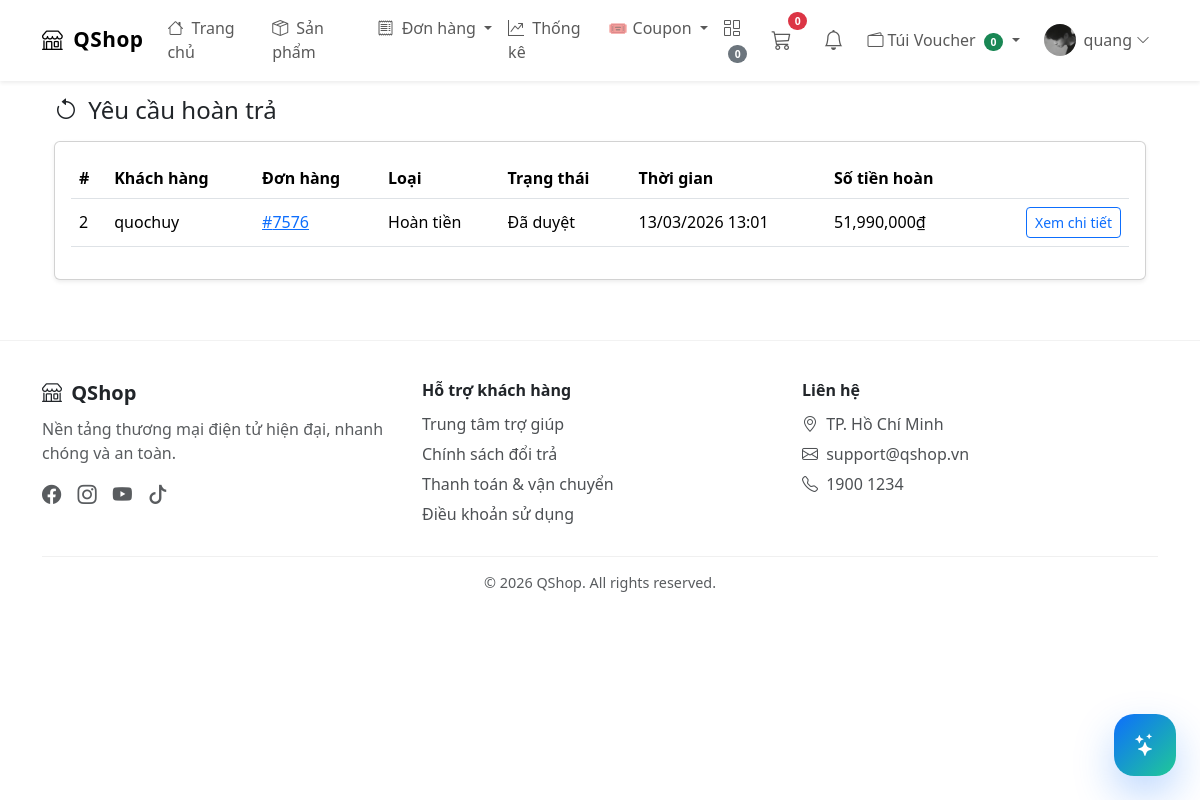
/shops/refund-requests/ (signed in), run on an earlier commit of the app's database.
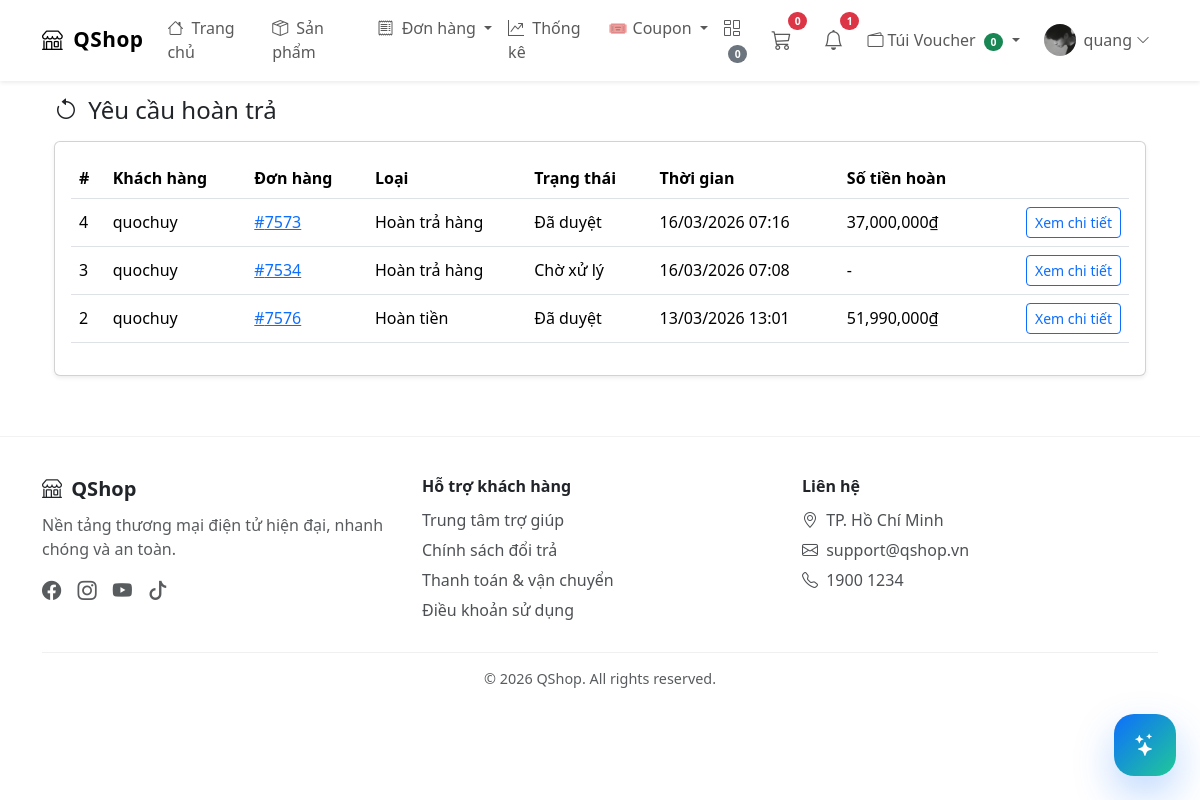
And on a later commit of the database.
### users/models.py (models this page shows, shortened)
class Profile(models.Model):
    user = models.OneToOneField(settings.AUTH_USER_MODEL , on_delete=models.CASCADE)
    photo = models.ImageField(upload_to='users/%Y/%m/%d/', blank=True)
    phone = models.CharField(max_length=20, blank=True)
    address = models.TextField(blank=True)
    latitude = models.FloatField(null=True, blank=True)
    longitude = models.FloatField(null=True, blank=True)
    points = models.IntegerField(default=0)
    lifetime_points = models.IntegerField(default=0)
    minigame_plays = models.IntegerField(default=0)
    standard_voucher_pity = models.PositiveSmallIntegerField(default=0)
    premium_voucher_pity = models.PositiveSmallIntegerField(default=0)
    refund_wallet_balance = models.PositiveIntegerField(default=0)
    RANK_NEWBIE = "Newbie"
    RANK_EXPLORER = "Explorer"
    RANK_SHOPPER = "Shopper"
    RANK_REGULAR = "Regular"
    RANK_PREMIUM = "Premium"
    RANK_GOLD = "Gold Buyer"
    RANK_PLATINUM = "Platinum Buyer"
    RANK_DIAMOND = "Diamond Buyer"
    RANK_ELITE = "Elite Buyer"
    RANK_LEGEND = "Legend Buyer"
    RANK_CHOICES = (
        (RANK_NEWBIE, "Newbie"),
        (RANK_EXPLORER, "Explorer"),
        (RANK_SHOPPER, "Shopper"),
        (RANK_REGULAR, "Regular"),
        (RANK_PREMIUM, "Premium"),
        (RANK_GOLD, "Gold Buyer"),
        (RANK_PLATINUM, "Platinum Buyer"),
        (RANK_DIAMOND, "Diamond Buyer"),
        (RANK_ELITE, "Elite Buyer"),
        (RANK_LEGEND, "Legend Buyer"),
    )
    rank = models.CharField(
        max_length=30,
        choices=RANK_CHOICES,
        default=RANK_NEWBIE
    )

### shops/models.py (models this page shows, shortened)
class AfterSalesRequest(models.Model):
    TYPE_EXCHANGE = "EXCHANGE"
    TYPE_RETURN = "RETURN"
    TYPE_REFUND = "REFUND"
    TYPE_CHOICES = (
        (TYPE_EXCHANGE, "Đổi hàng"),
        (TYPE_RETURN, "Hoàn trả hàng"),
        (TYPE_REFUND, "Hoàn tiền"),
    )
    STATUS_PENDING = "PENDING"
    STATUS_APPROVED = "APPROVED"
    STATUS_REJECTED = "REJECTED"
    STATUS_COMPLETED = "COMPLETED"
    STATUS_CHOICES = (
        (STATUS_PENDING, "Chờ xử lý"),
        (STATUS_APPROVED, "Đã duyệt"),
        (STATUS_REJECTED, "Từ chối"),
        (STATUS_COMPLETED, "Hoàn tất"),
    )
    order = models.ForeignKey(Order, on_delete=models.CASCADE, related_name="after_sales_requests")
    request_type = models.CharField(max_length=20, choices=TYPE_CHOICES)
    status = models.CharField(max_length=20, choices=STATUS_CHOICES, default=STATUS_PENDING)
    reason = models.TextField()
    requested_by = models.ForeignKey(
        settings.AUTH_USER_MODEL,
        on_delete=models.SET_NULL,
        null=True,
        blank=True,
        related_name="after_sales_requests",
    )
    contact_name = models.CharField(max_length=150, blank=True)
    contact_email = models.EmailField(blank=True)
    contact_phone = models.CharField(max_length=20, blank=True)
    resolution_note = models.TextField(blank=True)
    refund_amount = models.IntegerField(default=0)
    processed_by = models.ForeignKey(
        settings.AUTH_USER_MODEL,
        on_delete=models.SET_NULL,
        null=True,
        blank=True,
        related_name="processed_after_sales_requests",
    )
    processed_at = models.DateTimeField(null=True, blank=True)
    created_at = models.DateTimeField(auto_now_add=True)
    updated_at = models.DateTimeField(auto_now=True)
    class Meta:
        ordering = ("-created_at",)
        indexes = [
            models.Index(fields=["status", "-created_at"]),
            models.Index(fields=["request_type", "-created_at"]),
            models.Index(fields=["order", "-created_at"]),
        ]

class Order(models.Model):
    STATUS_PENDING = "Pending"
    STATUS_PROCESSING = "Processing"
    STATUS_SHIPPED = "Shipped"
    STATUS_DELIVERED = "Delivered"
    STATUS_CANCELLED = "Cancelled"
    STATUS_RETURN_REQUESTED = "ReturnRequested"
    STATUS_RETURNED = "Returned"
    STATUS_CHOICES = (
        (STATUS_PENDING, "Pending"),
        (STATUS_PROCESSING, "Processing"),
        (STATUS_SHIPPED, "Shipped"),
        (STATUS_DELIVERED, "Delivered"),
        (STATUS_CANCELLED, "Cancelled"),
        (STATUS_RETURN_REQUESTED, "Yêu cầu hoàn trả"),
        (STATUS_RETURNED, "Đã hoàn trả"),
    )
    user = models.ForeignKey(settings.AUTH_USER_MODEL, on_delete=models.CASCADE, related_name='orders', null=True, blank=True)
    guest_name = models.CharField(max_length=150, blank=True)
    guest_email = models.EmailField(blank=True)
    address = models.CharField(max_length=255)
    phone = models.CharField(max_length=20)
    total_price = models.IntegerField()
    created_at = models.DateTimeField(default=timezone.now)
    updated_at = models.DateTimeField(auto_now=True)
    paid = models.BooleanField(default=False)
    status = models.CharField(max_length=20, choices=STATUS_CHOICES, default=STATUS_PENDING)
    shipping_method = models.CharField(max_length=50, default='Standard')
    shipping_cost = models.IntegerField(default=0)
    coupon = models.ForeignKey('Coupon', on_delete=models.SET_NULL, null=True, blank=True)
    discount = models.IntegerField(default=0)
    qr_token = models.UUIDField(
        default=uuid.uuid4,
        unique=True,
        editable=False
    )
    tracking_code = models.CharField(
        max_length=20,
        default='',
        blank=True
    )
    cancel_reason = models.TextField(blank=True)
    PAYMENT_CHOICES = (
        ('COD', 'Thanh toán khi nhận hàng'),
        ('BANK', 'Chuyển khoản ngân hàng'),
        ('WALLET', 'Thanh toán bằng ví hoàn trả'),
        ('MOMO', 'Chuyển khoản ví điện tử MoMo'),
        ('VNPAY', 'Chuyển khoản ví điện tử VNPAY'),
    )
    payment_method = models.CharField(
        max_length=10,
        choices=PAYMENT_CHOICES,
        default='COD'
    )
    rank_discount = models.IntegerField(default=0)
    class Meta:
        ordering = ('-created_at',)
        indexes = [
            models.Index(fields=["status", "-created_at"]),
            models.Index(fields=["user", "-created_at"]),
            models.Index(fields=["paid", "status"]),
            models.Index(fields=["user", "status", "-created_at"]),
        ]

### shops/views.py (the view)
# urls.py: path('refund-requests/', views.refund_request_list, name='refund_request_list'),
@login_required
def refund_request_list(request):
    qs = (
        AfterSalesRequest.objects.select_related("order", "order__user")
        .prefetch_related("images")
        .filter(request_type__in=[AfterSalesRequest.TYPE_RETURN, AfterSalesRequest.TYPE_REFUND])
        .order_by("-created_at")
    )
    is_admin = request.user.is_staff or request.user.is_superuser
    if not is_admin:
        qs = qs.filter(order__user=request.user)
    return render(
        request,
        "shops/refund_request_list.html",
        {
            "requests": qs,
            "is_admin": is_admin,
        },
    )

### shops/templates/shops/refund_request_list.html (shortened to what this page needs)
{% extends "shops/base.html" %}
{% load humanize %}
{% block content %}
<div class="container mt-4 mb-5">
  <div class="d-flex justify-content-between align-items-center mb-3">
    <h4 class="mb-0">
      <i class="bi bi-arrow-counterclockwise me-1"></i>
      Yêu cầu hoàn trả
    </h4>
  </div>
  <div class="card shadow-sm">
    <div class="card-body">
      {% if requests %}
      <div class="table-responsive">
        <table class="table align-middle">
          <thead>
            <tr>
              <th>#</th>
              {% if is_admin %}
              <th>Khách hàng</th>
              {% endif %}
              <th>Đơn hàng</th>
              <th>Loại</th>
              <th>Trạng thái</th>
              <th>Thời gian</th>
              <th>Số tiền hoàn</th>
              <th></th>
            </tr>
          </thead>
          <tbody>
            {% for req in requests %}
            <tr>
              <td>{{ req.id }}</td>
              {% if is_admin %}
              <td>
                {% if req.order.user %}
                {{ req.order.user.username }}
                {% else %}
                Khách vãng lai
                {% endif %}
              </td>
              {% endif %}
              <td>
                <a href="{% url 'shops:order_detail' req.order.id %}">
                  #{{ req.order.id }}
                </a>
              </td>
              <td>{{ req.get_request_type_display }}</td>
              <td>{{ req.get_status_display }}</td>
              <td>{{ req.created_at|date:"d/m/Y H:i" }}</td>
              <td>
                {% if req.refund_amount > 0 %}
                {{ req.refund_amount|intcomma }}₫
                {% else %}
                -
                {% endif %}
              </td>
              <td class="text-end">
                <a
                  href="{% url 'shops:order_detail' req.order.id %}"
                  class="btn btn-sm btn-outline-primary"
                >
                  Xem chi tiết
                </a>
              </td>
            </tr>
            {% endfor %}
          </tbody>
        </table>
      </div>
      {% else %}
      <div class="text-muted small">
        Chưa có yêu cầu hoàn trả nào.
      </div>
      {% endif %}
    </div>
  </div>
</div>
{% endblock %}

### shops/templates/shops/base.html (shortened to what this page needs)
<!doctype html>
{% load static %}
<html lang="vi">
  <head>
    <link
      href="https://cdn.jsdelivr.net/npm/bootstrap@5.3.8/dist/css/bootstrap.min.css"
      rel="stylesheet"
    />
    <link
      rel="stylesheet"
      href="https://cdn.jsdelivr.net/npm/bootstrap-icons@1.11.1/font/bootstrap-icons.css"
    />
  </head>
  <body>
    <nav class="navbar navbar-expand-lg fixed-top glass-nav shadow-sm">
      <div class="container">
        <a class="navbar-brand brand-logo" href="{% url 'shops:index' %}">
          <i class="bi bi-shop me-1"></i> QShop
        </a>
        <div class="collapse navbar-collapse" id="navbar">
          <ul class="navbar-nav me-auto">
            <li class="nav-item">
              <a class="nav-link" href="{% url 'shops:index' %}">
                <i class="bi bi-house me-1"></i> Trang chủ
              </a>
            </li>
            <li class="nav-item">
              <a class="nav-link" href="{% url 'shops:product' %}">
                <i class="bi bi-box-seam me-1"></i> Sản phẩm
              </a>
            </li>
            <li class="nav-item dropdown">
              <a
                class="nav-link dropdown-toggle"
                href="#"
                role="button"
                data-bs-toggle="dropdown"
              >
                <i class="bi bi-receipt me-1"></i> Đơn hàng
              </a>
            </li>
            {% if request.user.is_authenticated and request.user.is_staff or request.user.is_superuser %}
            <li class="nav-item">
              <a class="nav-link" href="{% url 'shops:shop_stats' %}">
                <i class="bi bi-graph-up-arrow me-1"></i> Thống kê
              </a>
            </li>
            {% endif %} {% if user.is_authenticated and perms.shops.view_coupon %}
            <li class="nav-item dropdown">
              <a
                class="nav-link dropdown-toggle"
                href="#"
                role="button"
                data-bs-toggle="dropdown"
              >
                🎟️ Coupon
              </a>
            </li>
            {% endif %}
          </ul>
          <ul class="navbar-nav ms-auto align-items-center">
            <li class="nav-item me-2">
              <a class="nav-link" href="{% url 'shops:compare' %}">
                <i class="bi bi-columns-gap"></i>
                <span class="badge bg-secondary rounded-pill mini-badge"
                  >{{ compare_items_count }}</span
                >
              </a>
            </li>
            <li class="nav-item me-3 position-relative">
              <a class="nav-link" href="{% url 'shops:cart_detail' %}">
                <i class="bi bi-cart3 fs-5"></i>
                <span
                  id="cart-count"
                  class="badge bg-danger rounded-pill cart-badge"
                  >{{ cart_items_count }}</span
                >
              </a>
            </li>
            {% if request.user.is_authenticated %}
            <li class="nav-item dropdown me-2">
              <a
                class="nav-link position-relative"
                href="#"
                role="button"
                data-bs-toggle="dropdown"
                data-notification-dropdown="true"
              >
                <i class="bi bi-bell fs-5"></i>
                {% if navbar_unread_notifications_count %}
                <span class="badge bg-danger rounded-pill cart-badge"
                  >{{ navbar_unread_notifications_count }}</span
                >
                {% endif %}
              </a>
            </li>
            <li class="nav-item dropdown me-2">
              <a
                class="nav-link dropdown-toggle"
                href="#"
                role="button"
                data-bs-toggle="dropdown"
              >
                <i class="bi bi-wallet2 me-1"></i>Túi Voucher
                <span class="badge bg-success rounded-pill mini-badge"
                  >{{ navbar_owned_vouchers_count }}</span
                >
              </a>
            </li>
            <li class="nav-item dropdown">
              <a
                class="nav-link d-flex align-items-center"
                data-bs-toggle="dropdown"
                href="#"
              >
                <img
                  src="{% if request.user.profile.photo %}{{ request.user.profile.photo.url }}{% else %}https://i.pravatar.cc/150?u={{ request.user.id }}{% endif %}"
                  class="rounded-circle me-2"
                  width="32"
                  height="32"
                  style="object-fit: cover"
                />
                {{ request.user.username }}
                <i class="bi bi-chevron-down ms-1 small"></i>
              </a>
            </li>
            {% endif %}
          </ul>
        </div>
      </div>
    </nav>
    <main class="container pt-5 mt-4">
       {% block content %}{% endblock %}
    </main>
    <footer class="site-footer">
      <div class="container">
        <div class="row g-4">
          <div class="col-md-4">
            <h5 class="footer-title"><i class="bi bi-shop me-1"></i> QShop</h5>
            <p class="text-muted">
              Nền tảng thương mại điện tử hiện đại, nhanh chóng và an toàn.
            </p>
            <div class="social-icons mt-2">
              <a href="#"><i class="bi bi-facebook"></i></a>
              <a href="#"><i class="bi bi-instagram"></i></a>
              <a href="#"><i class="bi bi-youtube"></i></a>
              <a href="#"><i class="bi bi-tiktok"></i></a>
            </div>
          </div>
          <div class="col-md-4">
            <h6 class="footer-title">Hỗ trợ khách hàng</h6>
            <a href="#" class="footer-link">Trung tâm trợ giúp</a>
            <a href="#" class="footer-link">Chính sách đổi trả</a>
            <a href="#" class="footer-link">Thanh toán & vận chuyển</a>
            <a href="#" class="footer-link">Điều khoản sử dụng</a>
          </div>
          <div class="col-md-4">
            <h6 class="footer-title">Liên hệ</h6>
            <div class="footer-link">
              <i class="bi bi-geo-alt me-1"></i> TP. Hồ Chí Minh
            </div>
            <div class="footer-link">
              <i class="bi bi-envelope me-1"></i> support@qshop.vn
            </div>
            <div class="footer-link">
              <i class="bi bi-telephone me-1"></i> 1900 1234
            </div>
          </div>
        </div>
        <div class="footer-bottom text-center mt-4">
          © {{ now|default:"2026" }} QShop. All rights reserved.
        </div>
      </div>
    </footer>
    <div class="chatbot-widget">
      <button
        type="button"
        id="chatbot-toggle"
        class="chatbot-toggle"
        aria-label="Mở chatbot"
      >
        <i class="bi bi-stars"></i>
      </button>
    </div>
  </body>
</html>

What changed in the data, as far as the page shows it:
added AfterSalesRequest: id "4", order.user.username "quochuy", order.id "7573", request_type "Hoàn trả hàng", status "Đã duyệt", created_at "16/03/2026 07:16", refund_amount "37,000,000"
added AfterSalesRequest: id "3", order.user.username "quochuy", order.id "7534", request_type "Hoàn trả hàng", status "Chờ xử lý", created_at "16/03/2026 07:08"
Also different on the page:
{{ navbar_unread_notifications_count }}: (not shown) → "1"
